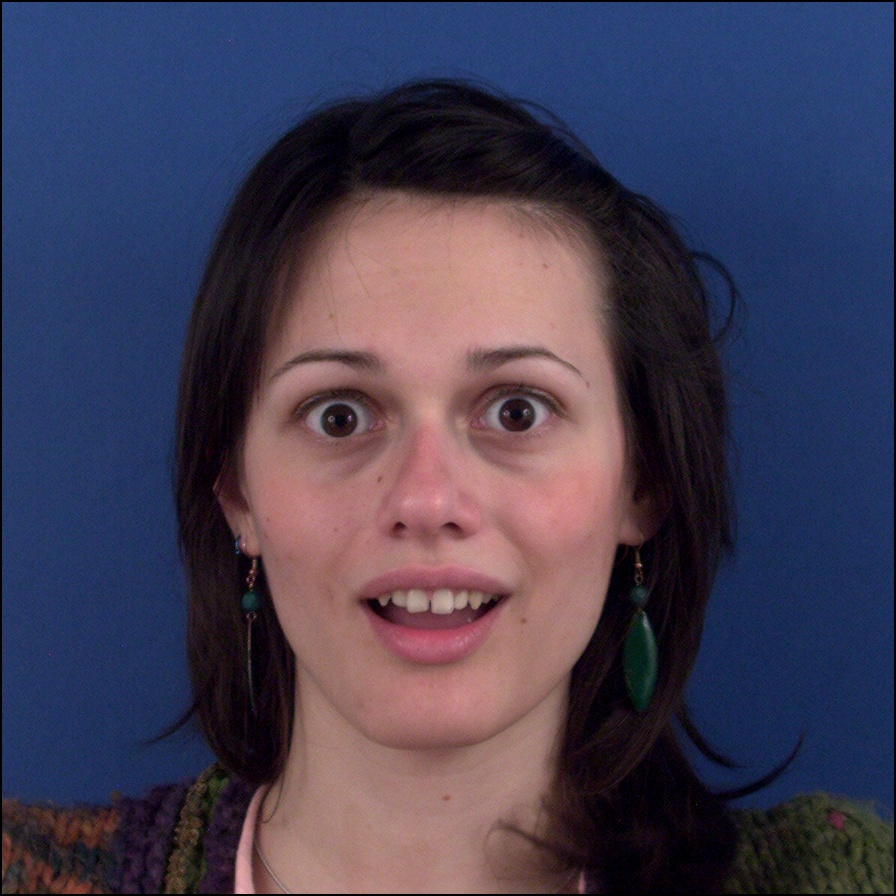
%> input picture images/mug.jpg, 896 x 896 px
$ octave eyebrows.m   (GNU Octave 9; MATLAB toolbox functions it lacks are replaced by stand-ins)
%> lines starting %> are read from the running program, lines starting %| are printed output that depends on the picture
%Detect eyebrows, find distances and width

%read image:
I = imread('images/mug.jpg');
%> I is the input picture: size 896x896x3 uint8; mean R, G, B 67.6, 61.9, 83.6
I = imresize(I, [244, 244]);
%> I: size 244x244x3 uint8

%Face detection:
 FDetect = vision.CascadeObjectDetector;
 FaceSegment = step(FDetect,I);
%> FaceSegment = [50 61 137 137]
 imgFace = (I(FaceSegment(1,2):FaceSegment(1,2)+FaceSegment(1,4),FaceSegment(1,1):FaceSegment(1,1)+FaceSegment(1,3),:));
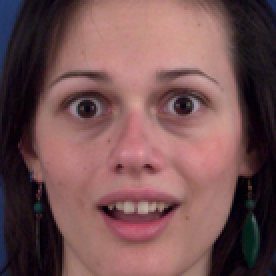
%> imgFace: size 138x138x3 uint8 (shown 2 times larger); mean R, G, B 116.2, 81.5, 81.9
 mappingLeft = FaceSegment;
%> mappingLeft = [50 61 137 137]
 mappingRight = mappingLeft;
%> mappingRight = [50 61 137 137]

%%
 %imshow(imgFace); figure;

 %To detect Left Eye
 EyeDetect = vision.CascadeObjectDetector('LeftEye');
%> (the run ends here)
